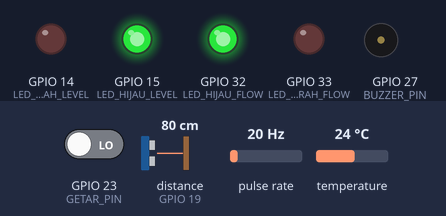
This sketch was run on a simulated ESP32. Shown: output pins drawn as LEDs (lit = HIGH), buzzer (waves = sounding, pin HIGH). Wiring (inferred from the names in the program): ultrasonic range finder: trigger GPIO 5; echo GPIO 19; pulse sensor: data GPIO 18. Inputs (shaded band) come from the test bench; at power-on: distance to the obstacle (sensor on GPIO 19) 80 cm, GPIO 23 (GETAR_PIN) LOW, pulse rate 20 Hz, temperature 24 °C. The echo pulse lasts 58.3 µs per cm; WiFi joins after 1.5 s; servers stay silent unless stated; no MQTT or app messages arrive unless stated; pins used as bus, display or sensor lines are not drawn; what the sketch prints to the serial monitor is not drawn.

Above: at 8.2 s.
8.3 s: distance to the obstacle (sensor on GPIO 19) set to 94 cm
At 9.4 s:
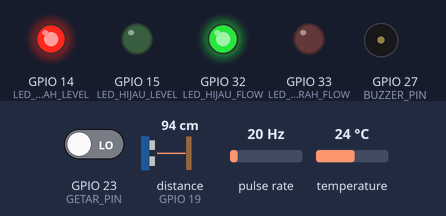
14.8 s: distance to the obstacle (sensor on GPIO 19) set to 2 cm
At 15.1 s:
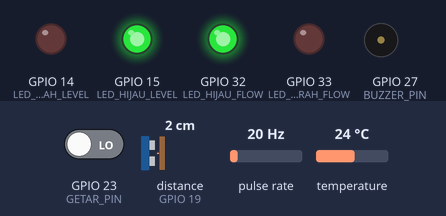
Timing chart, 0 to 17.8 s (numbered marks = the images above; inputs shaded):
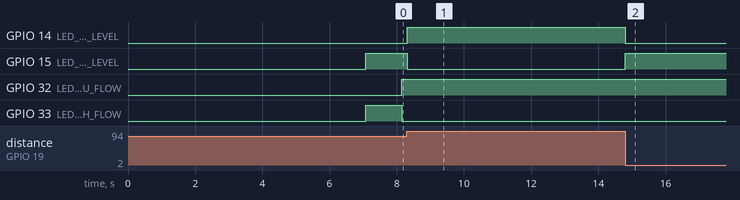

The sketch:

monitoring_mesin_heler_v2.ino
```cpp
#include <WiFi.h>
#include <PubSubClient.h>
#include <ArduinoJson.h>
#include <OneWire.h>
#include <DallasTemperature.h>

// ==========================================
// WIFI DAN MQTT
// ==========================================
const char* WIFI_SSID = "8";
const char* WIFI_PASSWORD = "88888888";

const char* MQTT_HOST = "10.112.228.213";
const uint16_t MQTT_PORT = 1883;

const char* MQTT_TOPIC = "heler/sensor";
const char* MQTT_CLIENT_ID = "esp32-heler-monitor";

const char* MQTT_USERNAME = "";
const char* MQTT_PASSWORD = "";

const uint16_t MQTT_BUFFER_SIZE = 768;

// ==========================================
// KONFIGURASI UMUM
// ==========================================
const float TANK_HEIGHT_CM = 100.0;
const float LOW_WATER_HEIGHT_CM = 10.0;
const float HIGH_TEMPERATURE_C = 90.0;

const unsigned long PUBLISH_INTERVAL_MS = 1000;
const unsigned long TEMPERATURE_SAMPLE_MS = 1000;

// ==========================================
// KONFIGURASI SENSOR WATER FLOW
// ==========================================
const unsigned long FLOW_SAMPLE_MS = 1000;

const float YF_S201_CALIBRATION_FACTOR = 7.5;
const float PIPE_DIAMETER_M = 0.0127;
const float PIPE_RADIUS_M = PIPE_DIAMETER_M / 2.0;
const float PIPE_AREA_M2 =
  3.14159265 * PIPE_RADIUS_M * PIPE_RADIUS_M;

const float FLOW_STOPPED_THRESHOLD = 0.01;
const float FLOW_NORMAL_THRESHOLD = 1.00;

// ==========================================
// KONFIGURASI SENSOR GETAR (FIX)
// ==========================================
const unsigned long VIBRATION_WINDOW_MS = 1000;
const unsigned long VIBRATION_CALIBRATION_MS = 5000;
const unsigned long VIBRATION_DEBOUNCE_US = 2000;

const int VIBRATION_NORMAL_EDGE_MARGIN = 15;
const int VIBRATION_ABNORMAL_EDGE_MARGIN = 120;
const int VIBRATION_ABNORMAL_CONFIRM_WINDOWS = 5;

#define VIBRATION_DEBUG true

// ==========================================
// PIN ESP32
// ==========================================
#define DS18B20_PIN       13
#define WATER_FLOW_PIN    18
#define TRIG_PIN          5
#define ECHO_PIN          19
#define GETAR_PIN         23
#define BUZZER_PIN        27

#define LED_HIJAU_LEVEL   15
#define LED_MERAH_LEVEL   14

#define LED_HIJAU_FLOW    32
#define LED_MERAH_FLOW    33

// ==========================================
// OBJEK
// ==========================================
OneWire oneWire(DS18B20_PIN);
DallasTemperature sensors(&oneWire);

WiFiClient espClient;
PubSubClient mqttClient(espClient);

// ==========================================
// STRUCT PAYLOAD
// ==========================================
struct SensorPayload {

  float temperature;

  float flowRate;
  float flowVelocity;
  String flowStatus;

  float waterLevel;
  float waterHeightCm;
  float distanceCm;

  int vibrationRawPin;
  int vibrationCount;
  int vibrationBaseline;

  String vibrationStatus;
  String status;
};

// ==========================================
// VARIABEL GLOBAL
// ==========================================
volatile unsigned int pulseCount = 0;

volatile unsigned int vibrationEdgeCountIsr = 0;
volatile unsigned long lastVibrationEdgeUs = 0;

unsigned long lastFlowCheckMs = 0;
unsigned long lastPublishMs = 0;
unsigned long lastTemperatureRequestMs = 0;
unsigned long lastVibrationWindowMs = 0;

float currentFlowRate = 0.0;
float currentFlowVelocity = 0.0;
float currentTemperature = 0.0;

int vibrationIdleState = LOW;
int vibrationBaseline = 0;
int vibrationBaselineEdges = 0;

int lastVibrationMetric = 0;
int abnormalWindowCount = 0;

String currentVibrationStatus = "Tidak Bergetar";
String currentFlowStatus = "Air Tidak Mengalir";

// ==========================================
// INTERRUPT WATER FLOW
// ==========================================
void IRAM_ATTR pulseCounter() {
  pulseCount++;
}

// ==========================================
// INTERRUPT GETAR
// ==========================================
void IRAM_ATTR vibrationCounter() {

  unsigned long nowUs = micros();

  if (nowUs - lastVibrationEdgeUs <
      VIBRATION_DEBOUNCE_US) {
    return;
  }

  vibrationEdgeCountIsr++;

  lastVibrationEdgeUs = nowUs;
}

// ==========================================
// INISIALISASI INDIKATOR
// ==========================================
void initIndicators() {

  pinMode(LED_HIJAU_LEVEL, OUTPUT);
  pinMode(LED_MERAH_LEVEL, OUTPUT);

  pinMode(LED_HIJAU_FLOW, OUTPUT);
  pinMode(LED_MERAH_FLOW, OUTPUT);

  pinMode(BUZZER_PIN, OUTPUT);
}

// ==========================================
// WIFI
// ==========================================
void connectToWiFi() {

  if (WiFi.status() == WL_CONNECTED) {
    return;
  }

  Serial.print("Menghubungkan WiFi");

  WiFi.mode(WIFI_STA);
  WiFi.begin(WIFI_SSID, WIFI_PASSWORD);

  while (WiFi.status() != WL_CONNECTED) {

    delay(500);
    Serial.print(".");
  }

  Serial.println();

  Serial.print("WiFi Terhubung : ");
  Serial.println(WiFi.localIP());
}

// ==========================================
// MQTT
// ==========================================
void connectToMqtt() {

  while (!mqttClient.connected()) {

    Serial.print("Menghubungkan MQTT... ");

    bool connected = false;

    if (strlen(MQTT_USERNAME) > 0) {

      connected = mqttClient.connect(
        MQTT_CLIENT_ID,
        MQTT_USERNAME,
        MQTT_PASSWORD
      );

    } else {

      connected = mqttClient.connect(
        MQTT_CLIENT_ID
      );
    }

    if (connected) {

      Serial.println("BERHASIL");

    } else {

      Serial.print("GAGAL rc=");
      Serial.println(mqttClient.state());

      delay(5000);
    }
  }
}

// ==========================================
// ULTRASONIK
// ==========================================
void initWaterLevelSensor() {

  pinMode(TRIG_PIN, OUTPUT);
  pinMode(ECHO_PIN, INPUT);
}

float readDistanceCm() {

  digitalWrite(TRIG_PIN, LOW);
  delayMicroseconds(2);

  digitalWrite(TRIG_PIN, HIGH);
  delayMicroseconds(10);

  digitalWrite(TRIG_PIN, LOW);

  long duration =
    pulseIn(ECHO_PIN, HIGH, 30000);

  if (duration <= 0) {
    return TANK_HEIGHT_CM;
  }

  return duration * 0.034 / 2.0;
}

// ==========================================
// LEVEL AIR
// ==========================================
float calculateWaterLevelPercent(
  float distanceCm
) {

  float level =
    ((TANK_HEIGHT_CM - distanceCm)
     / TANK_HEIGHT_CM) * 100.0;

  return constrain(level, 0.0, 100.0);
}

float calculateWaterHeightCm(
  float distanceCm
) {

  return constrain(
    TANK_HEIGHT_CM - distanceCm,
    0.0,
    TANK_HEIGHT_CM
  );
}

// ==========================================
// SENSOR WATER FLOW
// ==========================================
void initWaterFlowSensor() {

  pinMode(WATER_FLOW_PIN,
          INPUT_PULLUP);

  attachInterrupt(
    digitalPinToInterrupt(
      WATER_FLOW_PIN
    ),
    pulseCounter,
    FALLING
  );
}

float calculateFlowVelocity(
  float flowRateLMin
) {

  float flowRateM3S =
    (flowRateLMin / 1000.0) / 60.0;

  return flowRateM3S / PIPE_AREA_M2;
}

String resolveFlowStatus(
  float flowVelocity
) {

  if (flowVelocity <=
      FLOW_STOPPED_THRESHOLD) {

    return "Air Tidak Mengalir";
  }

  if (flowVelocity <=
      FLOW_NORMAL_THRESHOLD) {

    return "Air Mengalir";
  }

  return "Air Mengalir Deras";
}

void updateWaterFlow() {

  unsigned long now = millis();

  if (now - lastFlowCheckMs <
      FLOW_SAMPLE_MS) {
    return;
  }

  noInterrupts();

  unsigned int pulses = pulseCount;
  pulseCount = 0;

  interrupts();

  currentFlowRate =
    (pulses == 0)
      ? 0.0
      : ((1000.0 /
         (now - lastFlowCheckMs))
         * pulses) / YF_S201_CALIBRATION_FACTOR;

  currentFlowVelocity =
    calculateFlowVelocity(
      currentFlowRate
    );

  currentFlowStatus =
    resolveFlowStatus(
      currentFlowVelocity
    );

  lastFlowCheckMs = now;
}

// ==========================================
// SENSOR TEMPERATURE
// ==========================================
void initTemperatureSensor() {

  sensors.begin();

  sensors.setResolution(9);

  sensors.setWaitForConversion(false);

  sensors.requestTemperatures();
}

void updateTemperature() {

  unsigned long now = millis();

  if (now - lastTemperatureRequestMs <
      TEMPERATURE_SAMPLE_MS) {
    return;
  }

  currentTemperature =
    sensors.getTempCByIndex(0);

  sensors.requestTemperatures();

  lastTemperatureRequestMs = now;
}

// ==========================================
// KALIBRASI GETAR
// ==========================================
void initVibrationSensor() {

  pinMode(GETAR_PIN, INPUT);

  attachInterrupt(
    digitalPinToInterrupt(
      GETAR_PIN
    ),
    vibrationCounter,
    CHANGE
  );
}

void calibrateVibration(
  unsigned long durationMs
) {

  Serial.println();
  Serial.println("==========================");
  Serial.println("KALIBRASI GETAR");
  Serial.println("JANGAN GERAKKAN");
  Serial.println("==========================");

  unsigned long startMs = millis();

  int highSamples = 0;
  int lowSamples = 0;

  noInterrupts();
  vibrationEdgeCountIsr = 0;
  interrupts();

  while (millis() - startMs < durationMs) {

    int pinState = digitalRead(GETAR_PIN);

    if (pinState == HIGH) {
      highSamples++;
    } else {
      lowSamples++;
    }

    delay(1);
  }

  noInterrupts();

  int edgeSamples =
    vibrationEdgeCountIsr;

  vibrationEdgeCountIsr = 0;

  interrupts();

  vibrationIdleState =
    (highSamples >= lowSamples)
      ? HIGH
      : LOW;

  vibrationBaselineEdges =
    edgeSamples;

  Serial.print("Baseline Edge : ");
  Serial.println(vibrationBaselineEdges);

  Serial.println("KALIBRASI SELESAI");
}

// ==========================================
// UPDATE GETARAN
// ==========================================
void updateVibration() {

  unsigned long now = millis();

  if (now - lastVibrationWindowMs <
      VIBRATION_WINDOW_MS) {
    return;
  }

  noInterrupts();

  int edgeCount =
    vibrationEdgeCountIsr;

  vibrationEdgeCountIsr = 0;

  interrupts();

  int effectiveEdges =
    edgeCount - vibrationBaselineEdges;

  if (effectiveEdges < 0) {
    effectiveEdges = 0;
  }

  // ==========================
  // LOGIKA GETAR
  // ==========================

  // GETARAN SANGAT TINGGI
  if (effectiveEdges >=
      VIBRATION_ABNORMAL_EDGE_MARGIN) {

    abnormalWindowCount++;

  } else {

    abnormalWindowCount = 0;
  }

  // STATUS ABNORMAL
  if (abnormalWindowCount >=
      VIBRATION_ABNORMAL_CONFIRM_WINDOWS) {

    currentVibrationStatus =
      "Terlalu Bergetar (Tidak Normal)";
  }

  // STATUS NORMAL
  else if (effectiveEdges >=
           VIBRATION_NORMAL_EDGE_MARGIN) {

    currentVibrationStatus =
      "Normal";
  }

  // TIDAK BERGETAR
  else {

    currentVibrationStatus =
      "Tidak Bergetar";
  }

  lastVibrationMetric =
    effectiveEdges;

  // ==========================
  // DEBUG
  // ==========================
  #if VIBRATION_DEBUG

  Serial.print("[GETAR] ");

  Serial.print("edge=");
  Serial.print(edgeCount);

  Serial.print(" | effective=");
  Serial.print(effectiveEdges);

  Serial.print(" | abnormal=");
  Serial.print(abnormalWindowCount);

  Serial.print(" | status=");
  Serial.println(currentVibrationStatus);

  #endif

  lastVibrationWindowMs = now;
}

// ==========================================
// STATUS MESIN
// ==========================================
String resolveStatus(
  const String& vibrationStatus
) {

  if (vibrationStatus ==
      "Terlalu Bergetar (Tidak Normal)") {

    return "Tidak Normal";
  }

  if (vibrationStatus ==
      "Normal") {

    return "Normal";
  }

  return "Mesin Mati";
}

// ==========================================
// BACA SENSOR
// ==========================================
SensorPayload readSensors() {

  SensorPayload payload;

  updateWaterFlow();
  updateTemperature();
  updateVibration();

  payload.vibrationRawPin =
    digitalRead(GETAR_PIN);

  payload.vibrationCount =
    lastVibrationMetric;

  payload.vibrationBaseline =
    vibrationBaseline;

  payload.vibrationStatus =
    currentVibrationStatus;

  payload.distanceCm =
    readDistanceCm();

  payload.waterHeightCm =
    calculateWaterHeightCm(
      payload.distanceCm
    );

  payload.waterLevel =
    calculateWaterLevelPercent(
      payload.distanceCm
    );

  payload.flowRate =
    currentFlowRate;

  payload.flowVelocity =
    currentFlowVelocity;

  payload.flowStatus =
    currentFlowStatus;

  payload.temperature =
    currentTemperature;

  payload.status =
    resolveStatus(
      payload.vibrationStatus
    );

  return payload;
}

// ==========================================
// LED DAN BUZZER
// ==========================================
void applyIndicators(
  const SensorPayload& payload
) {

  bool levelRed =
    payload.waterHeightCm <
    LOW_WATER_HEIGHT_CM;

  bool flowRed =
    payload.flowStatus ==
    "Air Tidak Mengalir";

  bool buzzerOn =
    payload.vibrationStatus ==
    "Terlalu Bergetar (Tidak Normal)" ||
    payload.temperature >
    HIGH_TEMPERATURE_C;

  digitalWrite(
    LED_MERAH_LEVEL,
    levelRed ? HIGH : LOW
  );

  digitalWrite(
    LED_HIJAU_LEVEL,
    !levelRed ? HIGH : LOW
  );

  digitalWrite(
    LED_MERAH_FLOW,
    flowRed ? HIGH : LOW
  );

  digitalWrite(
    LED_HIJAU_FLOW,
    !flowRed ? HIGH : LOW
  );

  digitalWrite(
    BUZZER_PIN,
    buzzerOn ? HIGH : LOW
  );
}

// ==========================================
// SERIAL MONITOR
// ==========================================
void printSensorData(
  const SensorPayload& payload
) {

  Serial.println();
  Serial.println("===== SENSOR DATA =====");

  Serial.printf(
    "Temperature : %.2f C\n",
    payload.temperature
  );

  Serial.printf(
    "Flow Rate   : %.2f L/min\n",
    payload.flowRate
  );

  Serial.printf(
    "Flow Vel.   : %.3f m/s\n",
    payload.flowVelocity
  );

  Serial.printf(
    "Flow Status : %s\n",
    payload.flowStatus.c_str()
  );

  Serial.printf(
    "Distance    : %.2f cm\n",
    payload.distanceCm
  );

  Serial.printf(
    "Water Height: %.2f cm\n",
    payload.waterHeightCm
  );

  Serial.printf(
    "Water Level : %.2f %%\n",
    payload.waterLevel
  );

  Serial.printf(
    "Vibration   : %d\n",
    payload.vibrationCount
  );

  Serial.printf(
    "Getar Status: %s\n",
    payload.vibrationStatus.c_str()
  );

  Serial.printf(
    "Status Mesin: %s\n",
    payload.status.c_str()
  );
}

// ==========================================
// MQTT PUBLISH
// ==========================================
void publishSensorData(
  const SensorPayload& payload
) {

  StaticJsonDocument<448> doc;

  char buffer[448];

  doc["temperature"] =
    payload.temperature;

  doc["flow_rate"] =
    payload.flowRate;

  doc["flow_velocity"] =
    payload.flowVelocity;

  doc["flow_status"] =
    payload.flowStatus;

  doc["water_level"] =
    payload.waterLevel;

  doc["water_height_cm"] =
    payload.waterHeightCm;

  doc["distance_cm"] =
    payload.distanceCm;

  doc["vibration_value"] =
    payload.vibrationRawPin;

  doc["vibration_count"] =
    payload.vibrationCount;

  doc["vibration_status"] =
    payload.vibrationStatus;

  doc["status"] =
    payload.status;

  size_t length =
    serializeJson(doc, buffer);

  bool success =
    mqttClient.publish(
      MQTT_TOPIC,
      buffer,
      length
    );

  Serial.print("MQTT : ");

  Serial.println(
    success
      ? "BERHASIL"
      : "GAGAL"
  );

  Serial.println(buffer);
}

// ==========================================
// SETUP
// ==========================================
void setup() {

  Serial.begin(115200);

  delay(500);

  initIndicators();
  initWaterLevelSensor();
  initWaterFlowSensor();
  initVibrationSensor();
  initTemperatureSensor();

  mqttClient.setServer(
    MQTT_HOST,
    MQTT_PORT
  );

  mqttClient.setBufferSize(
    MQTT_BUFFER_SIZE
  );

  connectToWiFi();

  connectToMqtt();

  calibrateVibration(
    VIBRATION_CALIBRATION_MS
  );

  lastFlowCheckMs = millis();
  lastPublishMs = millis();
  lastTemperatureRequestMs = millis();
  lastVibrationWindowMs = millis();

  Serial.println();
  Serial.println(
    "SISTEM MONITORING SIAP"
  );
}

// ==========================================
// LOOP
// ==========================================
void loop() {

  if (WiFi.status() !=
      WL_CONNECTED) {

    connectToWiFi();
  }

  if (!mqttClient.connected()) {

    connectToMqtt();
  }

  mqttClient.loop();

  SensorPayload payload =
    readSensors();

  applyIndicators(payload);

  if (millis() - lastPublishMs >=
      PUBLISH_INTERVAL_MS) {

    printSensorData(payload);

    publishSensorData(payload);

    lastPublishMs = millis();
  }

  delay(10);
}
```

Measured:
- the behaviour switches between 90 and 91 cm on distance to the obstacle (sensor on GPIO 19) (found by bisection; images 0 and 1)
- after the input at 8.3 s, GPIO 14 (LED_MERAH_LEVEL): LOW → HIGH at once; GPIO 15 (LED_HIJAU_LEVEL): HIGH → LOW at once
- after the input at 14.8 s, GPIO 14 (LED_MERAH_LEVEL): HIGH → LOW at once; GPIO 15 (LED_HIJAU_LEVEL): LOW → HIGH at once
